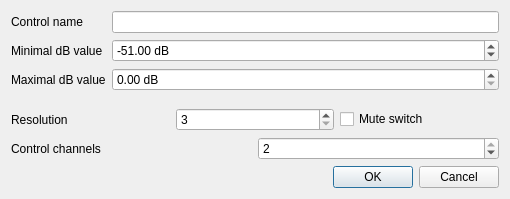
<?xml version="1.0" encoding="UTF-8"?>
<ui version="4.0">
 <class>ZSoftvolDialog</class>
 <widget class="QDialog" name="ZSoftvolDialog">
  <property name="geometry">
   <rect>
    <x>0</x>
    <y>0</y>
    <width>510</width>
    <height>199</height>
   </rect>
  </property>
  <property name="windowTitle">
   <string>Softvol properties</string>
  </property>
  <layout class="QVBoxLayout" name="verticalLayout">
   <item>
    <layout class="QFormLayout" name="formLayout">
     <item row="0" column="0">
      <widget class="QLabel" name="label">
       <property name="text">
        <string>Control name</string>
       </property>
       <property name="buddy">
        <cstring>editName</cstring>
       </property>
      </widget>
     </item>
     <item row="0" column="1">
      <widget class="QLineEdit" name="editName"/>
     </item>
     <item row="1" column="0">
      <widget class="QLabel" name="label_2">
       <property name="text">
        <string>Minimal dB value</string>
       </property>
       <property name="buddy">
        <cstring>spinMinDB</cstring>
       </property>
      </widget>
     </item>
     <item row="1" column="1">
      <widget class="QDoubleSpinBox" name="spinMinDB">
       <property name="suffix">
        <string> dB</string>
       </property>
       <property name="minimum">
        <double>-90.000000000000000</double>
       </property>
       <property name="maximum">
        <double>-0.010000000000000</double>
       </property>
       <property name="value">
        <double>-51.000000000000000</double>
       </property>
      </widget>
     </item>
     <item row="2" column="0">
      <widget class="QLabel" name="label_3">
       <property name="text">
        <string>Maximal dB value</string>
       </property>
       <property name="buddy">
        <cstring>spinMaxDB</cstring>
       </property>
      </widget>
     </item>
     <item row="2" column="1">
      <widget class="QDoubleSpinBox" name="spinMaxDB">
       <property name="suffix">
        <string> dB</string>
       </property>
       <property name="maximum">
        <double>90.000000000000000</double>
       </property>
      </widget>
     </item>
    </layout>
   </item>
   <item>
    <layout class="QHBoxLayout" name="horizontalLayout">
     <item>
      <widget class="QLabel" name="label_5">
       <property name="text">
        <string>Resolution</string>
       </property>
       <property name="buddy">
        <cstring>spinResolution</cstring>
       </property>
      </widget>
     </item>
     <item>
      <widget class="QSpinBox" name="spinResolution">
       <property name="minimum">
        <number>3</number>
       </property>
       <property name="maximum">
        <number>1024</number>
       </property>
      </widget>
     </item>
     <item>
      <widget class="QCheckBox" name="checkMuteSwitch">
       <property name="text">
        <string>Mute switch</string>
       </property>
      </widget>
     </item>
    </layout>
   </item>
   <item>
    <layout class="QHBoxLayout" name="horizontalLayout_2">
     <item>
      <widget class="QLabel" name="label_4">
       <property name="text">
        <string>Control channels</string>
       </property>
       <property name="buddy">
        <cstring>spinChannels</cstring>
       </property>
      </widget>
     </item>
     <item>
      <widget class="QSpinBox" name="spinChannels">
       <property name="minimum">
        <number>1</number>
       </property>
       <property name="maximum">
        <number>2</number>
       </property>
       <property name="value">
        <number>2</number>
       </property>
      </widget>
     </item>
    </layout>
   </item>
   <item>
    <widget class="QDialogButtonBox" name="buttonBox">
     <property name="orientation">
      <enum>Qt::Horizontal</enum>
     </property>
     <property name="standardButtons">
      <set>QDialogButtonBox::Cancel|QDialogButtonBox::Ok</set>
     </property>
    </widget>
   </item>
  </layout>
 </widget>
 <tabstops>
  <tabstop>editName</tabstop>
  <tabstop>spinMinDB</tabstop>
  <tabstop>spinMaxDB</tabstop>
  <tabstop>spinResolution</tabstop>
  <tabstop>checkMuteSwitch</tabstop>
  <tabstop>spinChannels</tabstop>
 </tabstops>
 <resources/>
 <connections>
  <connection>
   <sender>buttonBox</sender>
   <signal>accepted()</signal>
   <receiver>ZSoftvolDialog</receiver>
   <slot>accept()</slot>
   <hints>
    <hint type="sourcelabel">
     <x>227</x>
     <y>180</y>
    </hint>
    <hint type="destinationlabel">
     <x>157</x>
     <y>198</y>
    </hint>
   </hints>
  </connection>
  <connection>
   <sender>buttonBox</sender>
   <signal>rejected()</signal>
   <receiver>ZSoftvolDialog</receiver>
   <slot>reject()</slot>
   <hints>
    <hint type="sourcelabel">
     <x>295</x>
     <y>186</y>
    </hint>
    <hint type="destinationlabel">
     <x>286</x>
     <y>198</y>
    </hint>
   </hints>
  </connection>
 </connections>
</ui>
